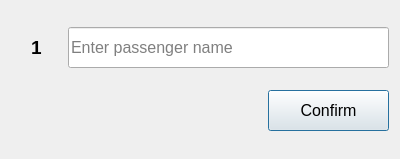
<?xml version="1.0" encoding="UTF-8"?>
<ui version="4.0">
 <class>bookticketsecond</class>
 <widget class="QDialog" name="bookticketsecond">
  <property name="geometry">
   <rect>
    <x>0</x>
    <y>0</y>
    <width>400</width>
    <height>159</height>
   </rect>
  </property>
  <property name="minimumSize">
   <size>
    <width>400</width>
    <height>159</height>
   </size>
  </property>
  <property name="maximumSize">
   <size>
    <width>16777215</width>
    <height>16777215</height>
   </size>
  </property>
  <property name="windowTitle">
   <string>Dialog</string>
  </property>
  <layout class="QVBoxLayout" name="verticalLayout">
   <item>
    <layout class="QHBoxLayout" name="horizontalLayout">
     <item>
      <widget class="QLabel" name="label">
       <property name="minimumSize">
        <size>
         <width>51</width>
         <height>0</height>
        </size>
       </property>
       <property name="font">
        <font>
         <pointsize>14</pointsize>
         <bold>true</bold>
        </font>
       </property>
       <property name="styleSheet">
        <string notr="true">color:black;</string>
       </property>
       <property name="text">
        <string>1</string>
       </property>
       <property name="alignment">
        <set>Qt::AlignmentFlag::AlignCenter</set>
       </property>
      </widget>
     </item>
     <item>
      <widget class="QLineEdit" name="lineEdit">
       <property name="minimumSize">
        <size>
         <width>0</width>
         <height>41</height>
        </size>
       </property>
       <property name="font">
        <font>
         <pointsize>12</pointsize>
        </font>
       </property>
       <property name="placeholderText">
        <string>Enter passenger name</string>
       </property>
      </widget>
     </item>
    </layout>
   </item>
   <item>
    <layout class="QHBoxLayout" name="horizontalLayout_2">
     <item>
      <spacer name="horizontalSpacer">
       <property name="orientation">
        <enum>Qt::Orientation::Horizontal</enum>
       </property>
       <property name="sizeHint" stdset="0">
        <size>
         <width>40</width>
         <height>20</height>
        </size>
       </property>
      </spacer>
     </item>
     <item>
      <widget class="QPushButton" name="pushButton">
       <property name="minimumSize">
        <size>
         <width>121</width>
         <height>41</height>
        </size>
       </property>
       <property name="font">
        <font>
         <pointsize>12</pointsize>
        </font>
       </property>
       <property name="text">
        <string>Confirm</string>
       </property>
      </widget>
     </item>
    </layout>
   </item>
  </layout>
 </widget>
 <resources/>
 <connections/>
</ui>
